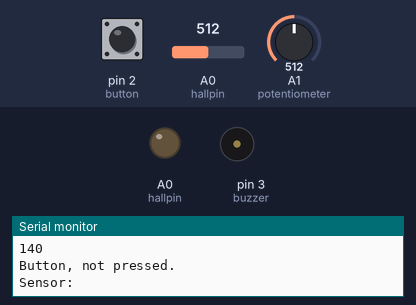
Simulated run of this sketch. Board: Arduino Uno, built with avr-gcc and run on an emulated ATmega328P. On the bench: output pins drawn as LEDs (lit = HIGH), buzzer (waves = sounding), the last lines printed to the serial monitor. The test bench sets the inputs (shaded band); at power-on: pin 2 (button) LOW, A0 (hallpin) = 512, A1 (potentiometer) = 512.

Above: at 1.2 s.
1.3 s: pin 2 (button) pulled HIGH for 0.15 s
At 1.43 s:
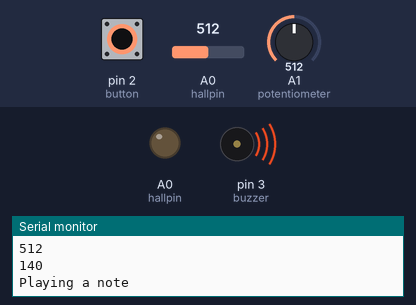
2.9 s: pin 2 (button) pulled HIGH for 3.2 s
At 6.9 s:
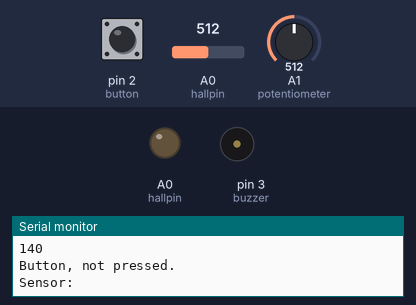
7.6 s: A0 (hallpin) set to 386
9.1 s: A0 (hallpin) set to 352
Timing chart, 0 to 12.1 s (numbered marks = the images above; inputs shaded):
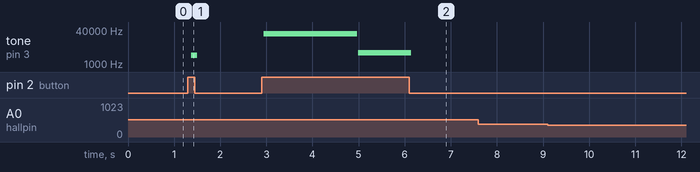

The sketch:

Hall_Notes.ino
```cpp
#include "pitches.h"

// FRS pin
int hallpin = A0;
int potentiometer = A1;
int button = 2;
int sensor;

// Buzzer pin
int buzzer = 3;

// Min 10
// Medium 35
// Max 65

// Potentiometer goes from 0 to 1000
void setup() {

  pinMode(hallpin, OUTPUT);
  pinMode(button, INPUT);

  Serial.begin(9600);
}

// Pentatonic: {NOTE_E2, NOTE_G2, NOTE_A2, NOTE_AS2, NOTE_B2, NOTE_D3,  NOTE_E3, NOTE_G3, NOTE_A3, NOTE_AS3, NOTE_B3, NOTE_D4, NOTE_E4,  NOTE_G4, NOTE_A4, NOTE_AS4, NOTE_B4, NOTE_D5, NOTE_E5, NOTE_G5, NOTE_A5, NOTE_AS5, NOTE_B5, NOTE_D6, NOTE_E6,  NOTE_G6, NOTE_A6, NOTE_AS6, NOTE_B6, NOTE_D7 };
// Lenght 30

unsigned long time;
unsigned long next_time;


bool can_play = false;


int notes[] = {NOTE_C2, NOTE_D2, NOTE_E2, NOTE_F2, NOTE_G2, NOTE_A2, NOTE_B2, NOTE_C3, NOTE_D3, NOTE_E3, NOTE_F3, NOTE_G3, NOTE_A3, NOTE_B3, NOTE_C4};

void loop() {

  time = millis();

  int pressed = digitalRead(button) == HIGH;

  int speed = analogRead(potentiometer);
  unsigned long note_delay = map(speed, 20, 1000, 50, 4000);
  //Serial.println("Note Delay:");
 // Serial.println(note_delay);

  sensor = analogRead(hallpin);
  Serial.println("Sensor:");
  Serial.println(sensor);

  int note = map(sensor, 10, 60, 0, 14);
  Serial.println(note);

  if (next_time <= time )
  {
    can_play = true;
  }

  if(pressed)
  {
    if(can_play)
    {
      Serial.println("Playing a note");
      tone(buzzer, notes[note], note_delay);
      next_time = note_delay + time;
      can_play = false;
    }
  }
  else
  {
    Serial.println("Button, not pressed.");
    noTone(buzzer);
    can_play = true;
  }
}
```

pitches.h
```cpp
/*************************************************
   Public Constants
 *************************************************/

#define NOTE_B0 31
#define NOTE_C1 33
#define NOTE_CS1 35
#define NOTE_D1 37
#define NOTE_DS1 39
#define NOTE_E1 41
#define NOTE_F1 44
#define NOTE_FS1 46
#define NOTE_G1 49
#define NOTE_GS1 52
#define NOTE_A1 55
#define NOTE_AS1 58
#define NOTE_B1 62
#define NOTE_C2 65
#define NOTE_CS2 69
#define NOTE_D2 73
#define NOTE_DS2 78
#define NOTE_E2 82
#define NOTE_F2 87
#define NOTE_FS2 93
#define NOTE_G2 98
#define NOTE_GS2 104
#define NOTE_A2 110
#define NOTE_AS2 117
#define NOTE_B2 123
#define NOTE_C3 131
#define NOTE_CS3 139
#define NOTE_D3 147
#define NOTE_DS3 156
#define NOTE_E3 165
#define NOTE_F3 175
#define NOTE_FS3 185
#define NOTE_G3 196
#define NOTE_GS3 208
#define NOTE_A3 220
#define NOTE_AS3 233
#define NOTE_B3 247
#define NOTE_C4 262
#define NOTE_CS4 277
#define NOTE_D4 294
#define NOTE_DS4 311
#define NOTE_E4 330
#define NOTE_F4 349
#define NOTE_FS4 370
#define NOTE_G4 392
#define NOTE_GS4 415
#define NOTE_A4 440
#define NOTE_AS4 466
#define NOTE_B4 494
#define NOTE_C5 523
#define NOTE_CS5 554
#define NOTE_D5 587
#define NOTE_DS5 622
#define NOTE_E5 659
#define NOTE_F5 698
#define NOTE_FS5 740
#define NOTE_G5 784
#define NOTE_GS5 831
#define NOTE_A5 880
#define NOTE_AS5 932
#define NOTE_B5 988
#define NOTE_C6 1047
#define NOTE_CS6 1109
#define NOTE_D6 1175
#define NOTE_DS6 1245
#define NOTE_E6 1319
#define NOTE_F6 1397
#define NOTE_FS6 1480
#define NOTE_G6 1568
#define NOTE_GS6 1661
#define NOTE_A6 1760
#define NOTE_AS6 1865
#define NOTE_B6 1976
#define NOTE_C7 2093
#define NOTE_CS7 2217
#define NOTE_D7 2349
#define NOTE_DS7 2489
#define NOTE_E7 2637
#define NOTE_F7 2794
#define NOTE_FS7 2960
#define NOTE_G7 3136
#define NOTE_GS7 3322
#define NOTE_A7 3520
#define NOTE_AS7 3729
#define NOTE_B7 3951
#define NOTE_C8 4186
#define NOTE_CS8 4435
#define NOTE_D8 4699
#define NOTE_DS8 4978
```

Measured:
- after the input at 1.3 s, tone on pin 3 (buzzer): silent → 2573 Hz after 0.08 s, → silent 0.12 s later
- after the input at 2.9 s, tone on pin 3 (buzzer): silent → 25939 Hz at once, → silent 2.0 s later, → 3378 Hz 0.02 s later, → silent 1.1 s later
